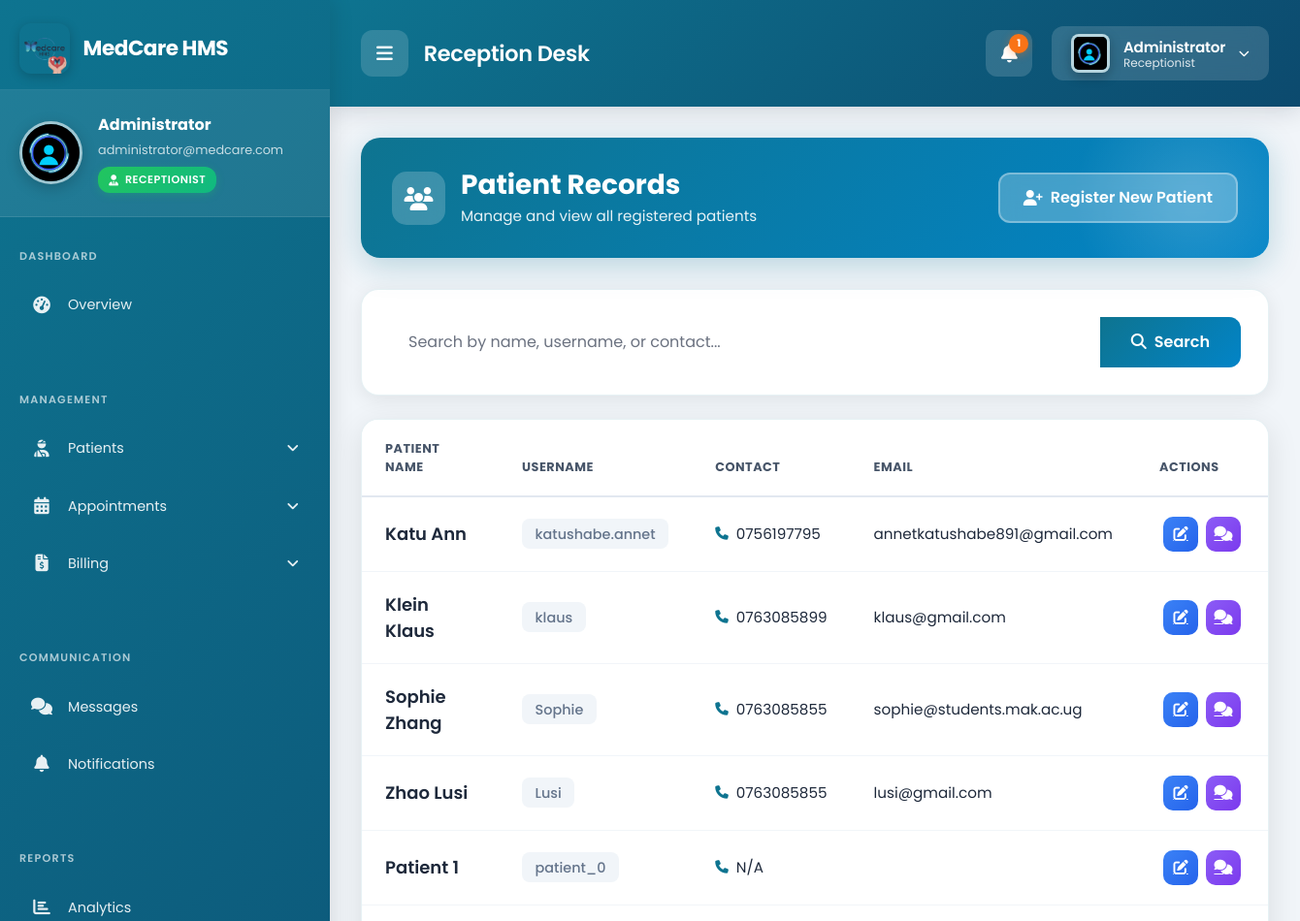
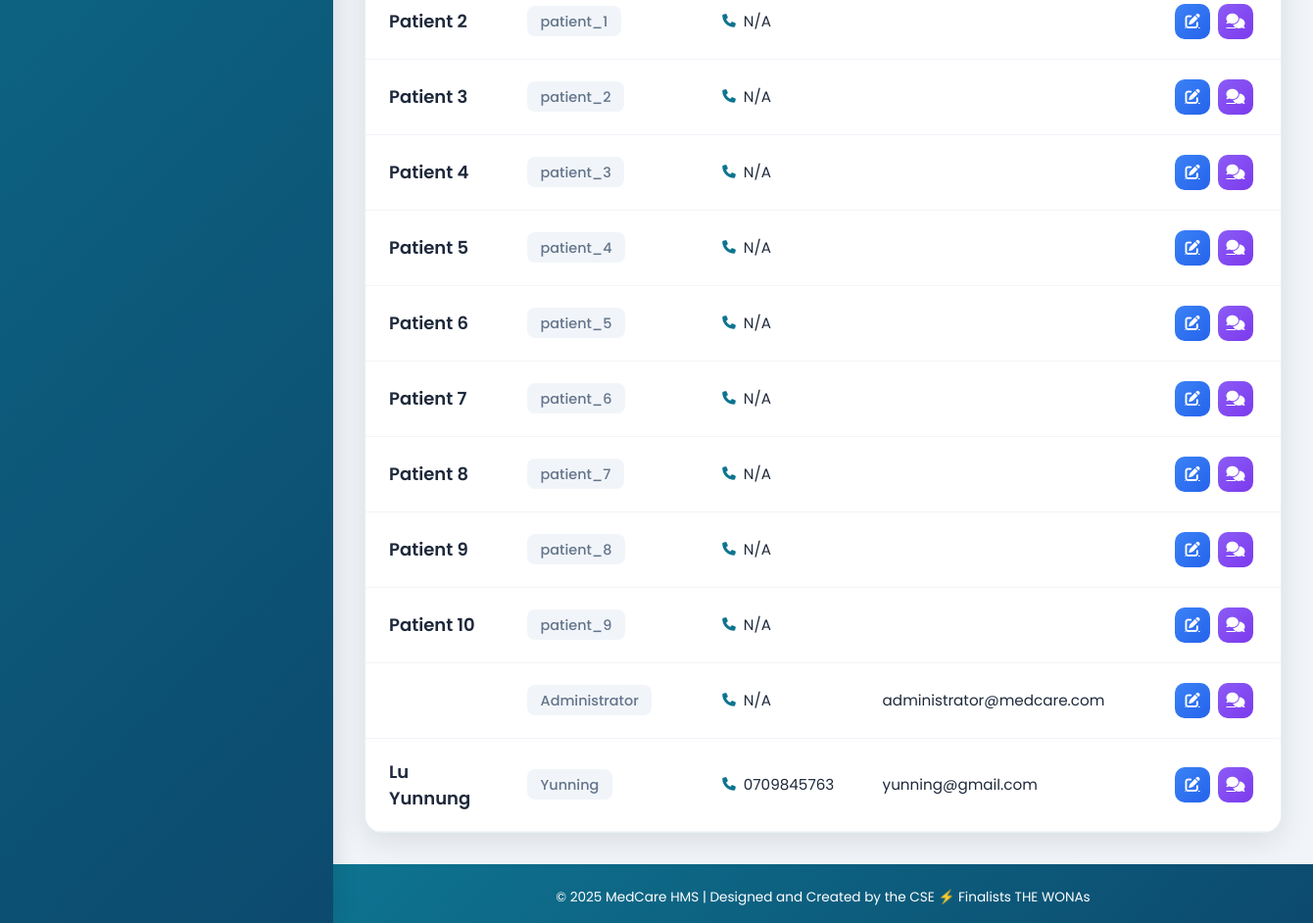
Page /receptionist/patients/ (signed in) on the committed database (2 pictures, top to bottom).
### patients/models.py (models this page shows, shortened)
class PatientProfile(models.Model):
    GENDER_CHOICES = (('Male', 'Male'), ('Female', 'Female'), ('Other', 'Other'))
    BLOOD_GROUP_CHOICES = (
        ('A+', 'A+'), ('A-', 'A-'), ('B+', 'B+'), ('B-', 'B-'),
        ('AB+', 'AB+'), ('AB-', 'AB-'), ('O+', 'O+'), ('O-', 'O-'),
    )
    user = models.OneToOneField(User, on_delete=models.CASCADE, related_name='patientprofile')
    profile_picture = models.ImageField(upload_to=get_patient_image_path, null=True, blank=True, default='static/profile_pictures/default.jpeg')
    date_of_birth = models.DateField(null=True, blank=True)
    gender = models.CharField(max_length=10, choices=GENDER_CHOICES, null=True, blank=True)
    address = models.TextField(max_length=500, null=True, blank=True)
    blood_group = models.CharField(max_length=3, choices=BLOOD_GROUP_CHOICES, null=True, blank=True)
    emergency_contact_name = models.CharField(max_length=100, null=True, blank=True)
    emergency_contact_number = models.CharField(max_length=20, null=True, blank=True)
    medical_history = models.TextField(null=True, blank=True, help_text="Allergies, chronic conditions, etc.")
    insurance_provider = models.CharField(max_length=100, null=True, blank=True)
    insurance_policy_number = models.CharField(max_length=100, null=True, blank=True)

### accounts/models.py (models this page shows, shortened)
class UserProfile(models.Model):
    ROLE_CHOICES = (
        ('ADMIN', 'Admin'),
        ('DOCTOR', 'Doctor'),
        ('RECEPTIONIST', 'Receptionist'),
        ('PATIENT', 'Patient'),
    )
    user = models.OneToOneField(User, on_delete=models.CASCADE)
    role = models.CharField(max_length=20, choices=ROLE_CHOICES)
    contact = models.CharField(max_length=20, null=True, blank=True)

### receptionist/views.py (the view)
# urls.py: path('patients/', views.patient_list_view, name='patient_list'),
@login_required
@receptionist_required
def patient_list_view(request):
    query = request.GET.get('q')
    if query:
        patients = PatientProfile.objects.filter(
            Q(user__username__icontains=query) |
            Q(user__first_name__icontains=query) |
            Q(user__last_name__icontains=query) |
            Q(user__userprofile__contact__icontains=query)
        ).select_related('user', 'user__userprofile')
    else:
        patients = PatientProfile.objects.all().select_related('user', 'user__userprofile')
    return render(request, 'receptionist/patient_list.html', {'patients': patients, 'query': query})

### accounts/templatetags/profile_tags.py (called while the page is built)
@register.simple_tag
def get_profile_image_url(user):
    try:
        if hasattr(user, 'doctorprofile') and user.doctorprofile.profile_picture:
            return user.doctorprofile.profile_picture.url
        elif hasattr(user, 'patientprofile') and user.patientprofile.profile_picture:
            return user.patientprofile.profile_picture.url
        elif hasattr(user, 'receptionistprofile') and user.receptionistprofile.profile_picture:
            return user.receptionistprofile.profile_picture.url
    except (AttributeError, ValueError):
        pass
    return '/static/profile_pictures/default.jpeg'

@register.simple_tag
def get_user_initials(user):
    if user.first_name and user.last_name:
        return f"{user.first_name[0]}{user.last_name[0]}".upper()
    elif user.first_name:
        return user.first_name[0].upper()
    elif user.username:
        return user.username[0].upper()
    return "U"

@register.simple_tag
def get_user_role_color(user):
    try:
        if hasattr(user, 'doctorprofile'):
            return '#14B8A6'  # Teal accent for doctors
        elif hasattr(user, 'patientprofile'):
            return '#0E7490'  # Primary teal for patients
        elif hasattr(user, 'receptionistprofile'):
            return '#5ce9f6'  # Purple accent for receptionists
    except AttributeError:
        pass
    return '#14B8A6'  # Default to teal

@register.inclusion_tag('components/profile_image.html')
def profile_image(user, size="40", css_class="user-avatar", show_fallback=True):
    return {
        'user': user,
        'size': size,
        'css_class': css_class,
        'show_fallback': show_fallback,
        'image_url': get_profile_image_url(user),
        'initials': get_user_initials(user),
        'role_color': get_user_role_color(user),
    }

### chat/context_processors.py (called while the page is built)
def unread_chat_messages(request):
    if request.user.is_authenticated:
        threads = request.user.chat_threads.all()
        total_unread = 0
        for thread in threads:
            total_unread += thread.get_unread_count_for_user(request.user)
        return {'unread_chat_messages_count': total_unread}
    return {'unread_chat_messages_count': 0}

### chat/models.py (called while the page is built)
    def get_unread_count_for_user(self, user):
        return self.messages.filter(is_read=False).exclude(sender=user).count()

### templates/receptionist/patient_list.html (shortened to what this page needs)
{% extends 'base_receptionist.html' %}
{% block content %}
<div class="patients-container">
    <div class="patients-header">
        <div class="patients-header-content">
            <div class="patients-title">
                <div class="title-icon">
                    <i class="fas fa-users"></i>
                </div>
                <div>
                    <h2>Patient Records</h2>
                    <p>Manage and view all registered patients</p>
                </div>
            </div>
            <a href="{% url 'receptionist:add_patient' %}" class="btn-add-patient">
                <i class="fas fa-user-plus"></i>
                Register New Patient
            </a>
        </div>
    </div>
    <div class="search-card">
        <form method="get">
            <div class="input-group">
                <input type="text" name="q" class="form-control search-input"
                       placeholder="Search by name, username, or contact..."
                       value="{{ query|default:'' }}">
                <button class="btn btn-search" type="submit">
                    <i class="fas fa-search me-2"></i>Search
                </button>
            </div>
        </form>
    </div>
    <div class="table-card">
        <div class="table-responsive">
            <table class="table patients-table">
                <thead>
                    <tr>
                        <th>Patient Name</th>
                        <th>Username</th>
                        <th>Contact</th>
                        <th>Email</th>
                        <th>Actions</th>
                    </tr>
                </thead>
                <tbody>
                    {% for patient in patients %}
                    <tr>
                        <td><span class="patient-name">{{ patient.user.get_full_name }}</span></td>
                        <td><span class="username-badge">{{ patient.user.username }}</span></td>
                        <td>
                            <div class="contact-info">
                                <i class="fas fa-phone"></i>
                                {{ patient.user.userprofile.contact|default:"N/A" }}
                            </div>
                        </td>
                        <td>{{ patient.user.email }}</td>
                        <td>
                            <div class="d-flex">
                                <a href="{% url 'receptionist:edit_patient' patient.pk %}"
                                   class="action-btn action-btn-edit"
                                   title="Edit Patient Details">
                                    <i class="fas fa-edit"></i>
                                </a>
                                <a href="{% url 'chat:start_chat' patient.user.id %}"
                                   class="action-btn action-btn-chat"
                                   title="Chat with Patient">
                                    <i class="fas fa-comments"></i>
                                </a>
                            </div>
                        </td>
                    </tr>
                    {% endfor %}
                </tbody>
            </table>
        </div>
    </div>
</div>
{% endblock %}

### templates/base_receptionist.html (shortened to what this page needs)
{% load static %}
{% load profile_tags %}
<!DOCTYPE html>
<html lang="en">
<head>
    <link href="https://cdn.jsdelivr.net/npm/bootstrap@5.3.0/dist/css/bootstrap.min.css" rel="stylesheet">
    <link rel="stylesheet" href="https://cdnjs.cloudflare.com/ajax/libs/font-awesome/6.4.0/css/all.min.css">
    <link rel="stylesheet" href="{% static 'css/themes/receptionist-theme.css' %}">
</head>
<body class="receptionist-theme">
    <nav class="sidebar" id="receptionistSidebar">
        <div class="sidebar-brand">
            <img src="{% static 'images/logo.png' %}" alt="MedCare Logo">
            <span class="brand-text">MedCare HMS</span>
        </div>
        <div class="sidebar-user-profile">
            <img src="{% if request.user.receptionistprofile.profile_picture %}{{ request.user.receptionistprofile.profile_picture.url }}{% else %}{% static 'images/default.jpeg' %}{% endif %}"
                 alt="{{ request.user.get_full_name }}"
                 class="sidebar-user-avatar"
                 onerror="this.src='{% static 'images/default.jpeg' %}'">
            <div class="sidebar-user-info">
                <div class="sidebar-user-name">{{ request.user.get_full_name|default:request.user.username }}</div>
                <div class="sidebar-user-email">{{ request.user.email }}</div>
                <span class="sidebar-user-role">
                    <i class="fas fa-user-tie"></i>
                    Receptionist
                </span>
            </div>
        </div>
        <div class="nav-section">
            <div class="nav-section-title">Dashboard</div>
            <a href="{% url 'accounts:receptionist_dashboard' %}" class="menu-link {% if request.resolver_match.url_name == 'receptionist_dashboard' %}active{% endif %}">
                <span class="menu-icon"><i class="fas fa-tachometer-alt"></i></span>
                <span class="menu-text">Overview</span>
            </a>
        </div>
        <div class="nav-section">
            <div class="nav-section-title">Management</div>
            <a href="#" class="menu-link has-submenu" data-target="patientMenu">
                <span class="menu-icon"><i class="fas fa-user-injured"></i></span>
                <span class="menu-text">Patients</span>
            </a>
            <a href="#" class="menu-link has-submenu" data-target="appointmentMenu">
                <span class="menu-icon"><i class="fas fa-calendar-alt"></i></span>
                <span class="menu-text">Appointments</span>
            </a>
            <a href="#" class="menu-link has-submenu" data-target="billingMenu">
                <span class="menu-icon"><i class="fas fa-file-invoice-dollar"></i></span>
                <span class="menu-text">Billing</span>
            </a>
        </div>
        <div class="nav-section">
            <div class="nav-section-title">Communication</div>
            <a href="{% url 'chat:thread_list' %}" class="menu-link {% if request.resolver_match.app_name == 'chat' %}active{% endif %}">
                <span class="menu-icon"><i class="fas fa-comments"></i></span>
                <span class="menu-text">Messages</span>
            </a>
            <a href="{% url 'notifications:notification_list' %}" class="menu-link {% if request.resolver_match.app_name == 'notifications' %}active{% endif %}">
                <span class="menu-icon"><i class="fas fa-bell"></i></span>
                <span class="menu-text">Notifications</span>
            </a>
        </div>
        <div class="nav-section">
            <div class="nav-section-title">Reports</div>
            <a href="{% url 'reports:reports_dashboard' %}" class="menu-link {% if request.resolver_match.app_name == 'reports' %}active{% endif %}">
                <span class="menu-icon"><i class="fas fa-chart-bar"></i></span>
                <span class="menu-text">Analytics</span>
            </a>
        </div>
    </nav>
    <div class="content-wrapper" id="receptionistContent">
        <div class="topbar">
            <div class="topbar-left">
                <button class="sidebar-toggle" id="sidebarToggle">
                    <i class="fas fa-bars"></i>
                </button>
                <h6 class="topbar-title mb-0">Reception Desk</h6>
            </div>
            <div class="topbar-right">
                <a href="{% url 'notifications:notification_list' %}" class="notification-btn" title="Notifications">
                    <i class="fas fa-bell"></i>
                    {% if unread_notifications_count %}
                    <span class="notification-badge">{{ unread_notifications_count|default:"0" }}</span>
                    {% endif %}
                </a>
                <div class="user-dropdown" id="userDropdown">
                    <button class="user-toggle" id="userMenuToggle">
                        {% profile_image user size="40" css_class="user-avatar" %}
                        <div class="user-info">
                            <span class="user-name">{{ user.get_full_name|default:user.username }}</span>
                            <span class="user-role">Receptionist</span>
                        </div>
                        <i class="fas fa-chevron-down"></i>
                    </button>
                </div>
            </div>
        </div>
        <div class="main-content">
            {% block content %}{% endblock %}
        </div>
        <footer>
            <p class="mb-0">© 2025 MedCare HMS | Designed and Created by the CSE ⚡ Finalists THE WONAs</p>
        </footer>
    </div>
</body>
</html>

### static/css/themes/receptionist-theme.css (style rules this page uses)
:root { --receptionist-primary: #5ce9f6; --receptionist-primary-dark: #0891b2; --receptionist-primary-light: #a5f3fc; --receptionist-secondary: #0284C7; --receptionist-accent: #22D3EE; --receptionist-warning: #F59E0B; --receptionist-danger: #EF4444; --receptionist-success: #10B981; --receptionist-info: #3B82F6; --receptionist-neutral: #6B7280; --receptionist-gradient-primary: linear-gradient(135deg, #5ce9f6 0%, #0891b2 100%); --receptionist-gradient-secondary: linear-gradient(135deg, #22D3EE 0%, #0284C7 100%); --receptionist-gradient-card: linear-gradient(145deg, #ffffff 0%, #f0fdff 100%); --receptionist-gradient-efficiency: linear-gradient(135deg, #a5f3fc 0%, #67e8f9 100%); --receptionist-shadow-primary: 0 4px 20px rgba(92, 233, 246, 0.25); --receptionist-shadow-card: 0 8px 32px rgba(8, 145, 178, 0.15); --receptionist-shadow-hover: 0 12px 40px rgba(92, 233, 246, 0.3); }

### templates/components/messages.html (style rules this page uses)
:root { --message-success: #10b981; --message-success-bg: #ecfdf5; --message-success-border: #a7f3d0; --message-success-text: #065f46; --message-error: #ef4444; --message-error-bg: #fef2f2; --message-error-border: #fecaca; --message-error-text: #991b1b; --message-warning: #f59e0b; --message-warning-bg: #fffbeb; --message-warning-border: #fed7aa; --message-warning-text: #92400e; --message-info: #3b82f6; --message-info-bg: #eff6ff; --message-info-border: #bfdbfe; --message-info-text: #1e40af; --message-slide-duration: 300ms; --message-fade-duration: 250ms; --message-scale-duration: 200ms; }

### rows in the picture
PatientProfile: user.get_full_name "Katu Ann", user.username "katushabe.annet", user.userprofile.contact "0756197795", user.email "annetkatushabe891@gmail.com"
PatientProfile: user.get_full_name "Klein Klaus", user.username "klaus", user.userprofile.contact "0763085899", user.email "klaus@gmail.com"
PatientProfile: user.get_full_name "Sophie Zhang", user.username "Sophie", user.userprofile.contact "0763085855", user.email "sophie@students.mak.ac.ug"
PatientProfile: user.get_full_name "Zhao Lusi", user.username "Lusi", user.userprofile.contact "0763085855", user.email "lusi@gmail.com"
PatientProfile: user.get_full_name "Patient 1", user.username "patient_0", user.userprofile.contact "N/A"
PatientProfile: user.get_full_name "Patient 2", user.username "patient_1", user.userprofile.contact "N/A"
PatientProfile: user.get_full_name "Patient 3", user.username "patient_2", user.userprofile.contact "N/A"
PatientProfile: user.get_full_name "Patient 4", user.username "patient_3", user.userprofile.contact "N/A"
PatientProfile: user.get_full_name "Patient 5", user.username "patient_4", user.userprofile.contact "N/A"
PatientProfile: user.get_full_name "Patient 6", user.username "patient_5", user.userprofile.contact "N/A"
PatientProfile: user.get_full_name "Patient 7", user.username "patient_6", user.userprofile.contact "N/A"
PatientProfile: user.get_full_name "Patient 8", user.username "patient_7", user.userprofile.contact "N/A"
PatientProfile: user.get_full_name "Patient 9", user.username "patient_8", user.userprofile.contact "N/A"
PatientProfile: user.get_full_name "Patient 10", user.username "patient_9", user.userprofile.contact "N/A"
PatientProfile: user.username "Administrator", user.userprofile.contact "N/A", user.email "administrator@medcare.com"
PatientProfile: user.get_full_name "Lu Yunnung", user.username "Yunning", user.userprofile.contact "0709845763", user.email "yunning@gmail.com"

### other values in the picture
{{ request.user.get_full_name|default:request.user.username }} "Administrator"
{{ request.user.email }} "administrator@medcare.com"
{{ unread_notifications_count|default:"0" }} "1"
{{ user.get_full_name|default:user.username }} "Administrator"
